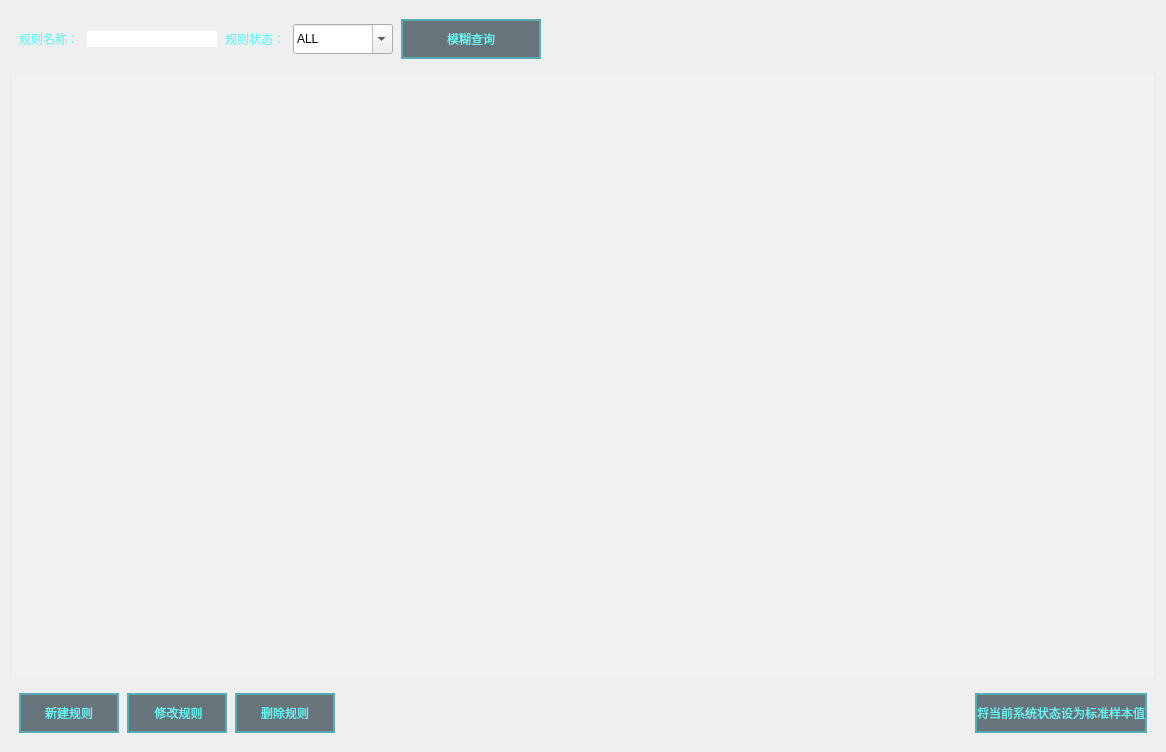
<?xml version="1.0" encoding="UTF-8"?>
<ui version="4.0">
 <class>WarnManage</class>
 <widget class="QWidget" name="WarnManage">
  <property name="geometry">
   <rect>
    <x>0</x>
    <y>0</y>
    <width>1166</width>
    <height>752</height>
   </rect>
  </property>
  <property name="windowTitle">
   <string>Form</string>
  </property>
  <property name="styleSheet">
   <string notr="true">#RuleManage{
border-image: url(:/widget/调距桨背景.png);
}

QGroupBox{
	background-color: rgba(16, 57, 70, 1);
	border: 0px solid rgb(111, 255, 255);
	margin-top:3.3ex;
	color: rgba(102, 249, 247, 1);
	font: 12pt &quot;微软雅黑&quot;;
}

QGroupBox::title{
	subcontrol-origin: margin;
	subcontrol-position: top center;
	background-color: rgba(19, 67, 79, 1);
	padding: 7 1000px;
}

QLineEdit{
	background-color: rgba(255, 255, 255,0.2);
	border-width:0;
	border-style:outset;
	color: rgba(102, 249, 247, 1);
	font: 12pt &quot;微软雅黑&quot;;
}

QLabel{
	color: rgba(102, 249, 247, 1);
	font: 12pt &quot;微软雅黑&quot;;
}

QRadioButton{
	color: rgba(102, 249, 247, 1);
	font: 12pt &quot;微软雅黑&quot;;
}

QRadioButton::indicator{
	border-color: rgba(255, 255, 255,0);
	background:transparent;
}


QRadioButton::indicator:checked{
	border-image:url(:/widget/images/green.png)
}

QRadioButton::indicator:unchecked{
	border-image:url(:/widget/images/unchecked.png)
}

QPushButton{
	border: 2px solid rgba(61, 255, 255,0.4);
	background-color: rgba(12, 34, 45, 0.6);
	font: 12pt &quot;微软雅黑&quot;;
	color: rgba(102, 249, 247, 1);
	text-align：center;
}

QPushButton::disabled{
	border: 0px;
	color: rgba(102, 249, 247, 0.3);
	text-align：center;
}

QPushButton::pressed{
	border: 2px solid rgba(61, 255, 255,0.8);
	background-color: rgba(12, 34, 45, 1);
	font: 12pt &quot;微软雅黑&quot;;
}

QPushButton::hover{
	border: 2.5px solid rgba(61, 255, 255,0.8);
	background-color: rgba(12, 34, 45, 0.6);
	font: 75 12pt &quot;微软雅黑&quot;;
}

QDoubleSpinBox{
	border: 0px solid rgba(61, 255, 255,0.4);
	background-color: rgba(255, 255, 255, 0.2);
	font: 12pt &quot;Times New Roman&quot;;
	color: rgba(102, 249, 247, 1);
	text-align：center;
	padding-left:10px;
}


QTabWidget{
	background-color: rgba(19, 67, 79, 1);
	border-color: rgba(19, 67, 79, 1);
	border:0px;
	margin:0px;
}

QTabWidget::pane{
	border:0px;
	margin:0px;
}

QTabWidget::tab-bar {
	left: 2px;
	border:0px;
	margin:0px;
}

QTabBar::tab:first {
	background-color: rgba(11, 49, 61, 1);
	border-color: rgba(11, 49, 61, 1);
	color: rgba(102, 249, 247, 1);
	min-width: 4em;
	min-height:1em;
}
QTabBar::tab {
	font: 12pt &quot;微软雅黑&quot;;
	background-color: rgba(11, 49, 61, 255);
	border-color: rgba(11, 49, 61, 255);
	color: rgba(102, 249, 247, 1);
	min-width: 4em;
	min-height:1em;
}

QTabBar::tab:first:selected {
	min-width: 4em;
	min-height:1em;
}

QTabBar::tab:selected {
margin-bottom:0.2em;
}

QTabBar::tab:!selected{
	min-width: 4em;
	min-height:1em;
}

</string>
  </property>
  <layout class="QVBoxLayout" name="verticalLayout">
   <item>
    <layout class="QHBoxLayout" name="horizontalLayout_11">
     <property name="spacing">
      <number>8</number>
     </property>
     <property name="leftMargin">
      <number>8</number>
     </property>
     <property name="topMargin">
      <number>8</number>
     </property>
     <property name="rightMargin">
      <number>8</number>
     </property>
     <property name="bottomMargin">
      <number>8</number>
     </property>
     <item>
      <widget class="QLabel" name="label_34">
       <property name="text">
        <string>规则名称：</string>
       </property>
      </widget>
     </item>
     <item>
      <widget class="QLineEdit" name="lineEdit_RuleName">
       <property name="maximumSize">
        <size>
         <width>130</width>
         <height>16777215</height>
        </size>
       </property>
       <property name="styleSheet">
        <string notr="true">QLineEdit{
	background-color: rgba(255, 255, 255,1);
	border-width:0;
	border-style:outset;
	
	color: rgb(0, 0, 0);
	font: 12pt &quot;微软雅黑&quot;;
}</string>
       </property>
      </widget>
     </item>
     <item>
      <widget class="QLabel" name="label_36">
       <property name="text">
        <string>规则状态：</string>
       </property>
      </widget>
     </item>
     <item>
      <widget class="QComboBox" name="Cmb_RuleState">
       <property name="minimumSize">
        <size>
         <width>100</width>
         <height>30</height>
        </size>
       </property>
       <property name="editable">
        <bool>true</bool>
       </property>
       <property name="currentText">
        <string>ALL</string>
       </property>
       <item>
        <property name="text">
         <string>ALL</string>
        </property>
       </item>
       <item>
        <property name="text">
         <string>禁用</string>
        </property>
       </item>
       <item>
        <property name="text">
         <string>启用</string>
        </property>
       </item>
      </widget>
     </item>
     <item>
      <widget class="QPushButton" name="Btn_KnowledgeBaseSelect">
       <property name="minimumSize">
        <size>
         <width>140</width>
         <height>40</height>
        </size>
       </property>
       <property name="text">
        <string>模糊查询</string>
       </property>
      </widget>
     </item>
     <item>
      <spacer name="horizontalSpacer_11">
       <property name="orientation">
        <enum>Qt::Horizontal</enum>
       </property>
       <property name="sizeHint" stdset="0">
        <size>
         <width>40</width>
         <height>20</height>
        </size>
       </property>
      </spacer>
     </item>
    </layout>
   </item>
   <item>
    <widget class="QTableWidget" name="tableWidget_KnowledgeBase">
     <property name="styleSheet">
      <string notr="true">background-color: rgba(255, 255, 255,0.2);</string>
     </property>
     <property name="selectionBehavior">
      <enum>QAbstractItemView::SelectRows</enum>
     </property>
     <property name="wordWrap">
      <bool>true</bool>
     </property>
    </widget>
   </item>
   <item>
    <layout class="QHBoxLayout" name="horizontalLayout_8">
     <property name="spacing">
      <number>8</number>
     </property>
     <property name="leftMargin">
      <number>8</number>
     </property>
     <property name="topMargin">
      <number>8</number>
     </property>
     <property name="rightMargin">
      <number>8</number>
     </property>
     <property name="bottomMargin">
      <number>8</number>
     </property>
     <item>
      <widget class="QPushButton" name="Btn_KnowledgeBaseCreat">
       <property name="minimumSize">
        <size>
         <width>100</width>
         <height>40</height>
        </size>
       </property>
       <property name="text">
        <string>新建规则</string>
       </property>
      </widget>
     </item>
     <item>
      <widget class="QPushButton" name="Btn_KnowledgeBaseAlter">
       <property name="minimumSize">
        <size>
         <width>100</width>
         <height>40</height>
        </size>
       </property>
       <property name="text">
        <string> 修改规则</string>
       </property>
      </widget>
     </item>
     <item>
      <widget class="QPushButton" name="Btn_KnowledgeBaseDelete">
       <property name="minimumSize">
        <size>
         <width>100</width>
         <height>40</height>
        </size>
       </property>
       <property name="text">
        <string>删除规则</string>
       </property>
      </widget>
     </item>
     <item>
      <spacer name="horizontalSpacer_8">
       <property name="orientation">
        <enum>Qt::Horizontal</enum>
       </property>
       <property name="sizeHint" stdset="0">
        <size>
         <width>40</width>
         <height>20</height>
        </size>
       </property>
      </spacer>
     </item>
     <item>
      <widget class="QPushButton" name="BtnSetStandard">
       <property name="minimumSize">
        <size>
         <width>100</width>
         <height>40</height>
        </size>
       </property>
       <property name="text">
        <string>将当前系统状态设为标准样本值</string>
       </property>
      </widget>
     </item>
    </layout>
   </item>
  </layout>
 </widget>
 <resources/>
 <connections/>
</ui>
